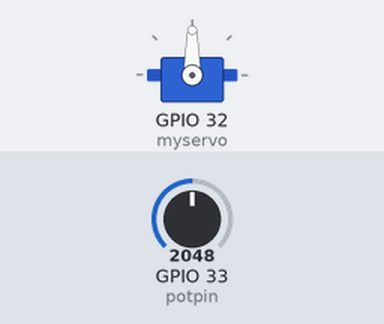
This sketch was run on a simulated ESP32. On the bench: servo. The test bench sets the inputs (shaded band); at power-on: GPIO 33 (potpin) = 2048.

Above: at 1.2 s.
1.3 s: GPIO 33 (potpin) set to 2866
At 2.2 s:
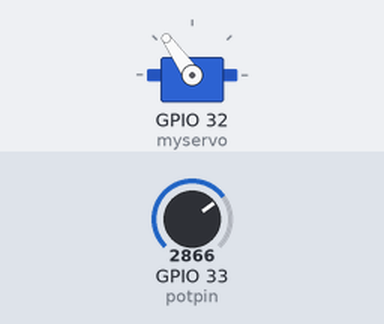
2.8 s: GPIO 33 (potpin) set to 3603
At 3.8 s:
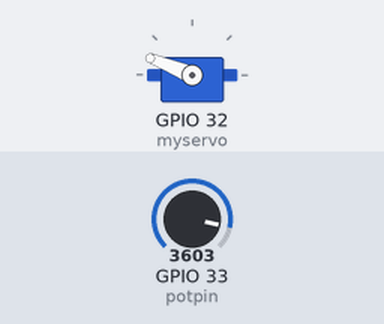
4.3 s: GPIO 33 (potpin) set to 4095
At 4.9 s:
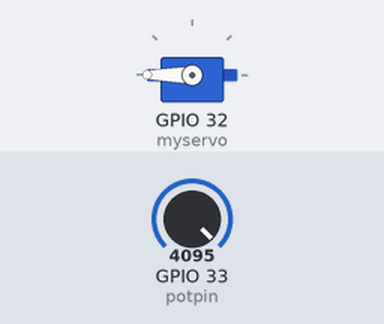
5.8 s: GPIO 33 (potpin) set to 1228
At 7.0 s:
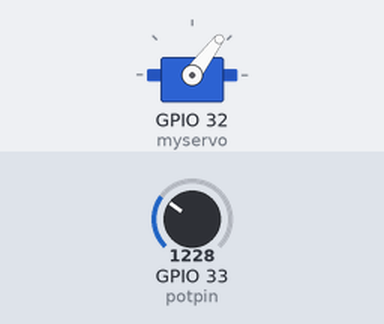
7.3 s: GPIO 33 (potpin) set to 491
At 8.3 s:
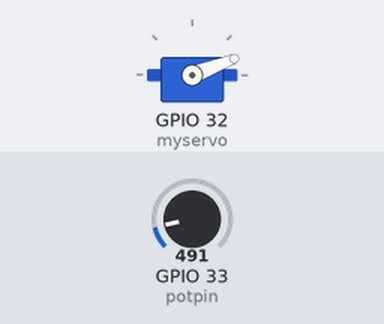
Timing chart, 0 to 9.8 s (numbered marks = the images above; inputs shaded):
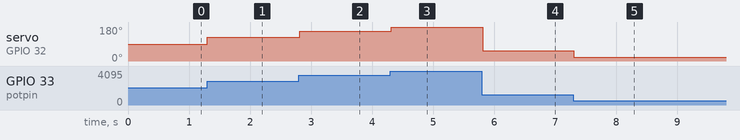

Measured:
- after the input at 1.3 s, servo on GPIO 32 (myservo): 90° → 125° at once
- after the input at 2.8 s, servo on GPIO 32 (myservo): 125° → 158° at once
- after the input at 4.3 s, servo on GPIO 32 (myservo): 158° → 180° at once
- after the input at 5.8 s, servo on GPIO 32 (myservo): 180° → 53° at once
- after the input at 7.3 s, servo on GPIO 32 (myservo): 53° → 21° at once

The sketch:

27_Servo_Knob.ino
```cpp
/*
 Controlling a servo position using a potentiometer (variable resistor)
 by Michal Rinott <http://people.interaction-ivrea.it/m.rinott>

 modified on 8 Nov 2013
 by Scott Fitzgerald
 http://www.arduino.cc/en/Tutorial/Knob
*/

#include <ESP32Servo.h>

Servo myservo;  // create Servo object to control a servo

int potpin = A5;  // analog pin used to connect the potentiometer
int val;    // variable to read the value from the analog pin

void setup() {
  myservo.attach(32);  // attaches the servo on pin 9 to the Servo object
}

void loop() {
  val = analogRead(potpin);            // reads the value of the potentiometer (value between 0 and 1023)
  val = map(val, 0, 4095, 0, 180);     // scale it for use with the servo (value between 0 and 180)
  myservo.write(val);                  // sets the servo position according to the scaled value
  delay(15);                           // waits for the servo to get there
}
```
